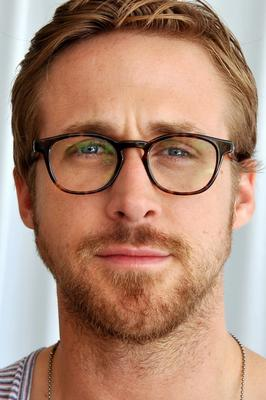
#> input picture python/computational_vision/ryan.jpg, 266 x 400 px
$ python p2_seam_carve.py ryan.jpg   (older library calls are emulated)
#> lines starting #> are read from the running program, lines starting #| are printed output that depends on the picture; after the words box and inside, x2 and y2 are one past the last pixel; in counts of white or black regions, pixels touching at a corner belong together
# -*- coding: utf-8 -*-
"""
Homework 3 problem 2
Mary Montgomery
"""

import cv2
import numpy as np
import sys


'''
check_if_rotated
check's to make sure all images are horizontal
rotates the image if it is vertical instead of horizontal
'''
def check_if_rotated(img):
    row, col, color = img.shape
    rotated = False
    if row > col:
        img = np.rot90(img)
        rotated = True
    return img, rotated

'''
calcEnergy
Computes the sum of the absolute values of the x and y derivatives of the image produced by
the OpenCV function Sobel
'''
def calcEnergy(img):
    gray_img = cv2.cvtColor(img, cv2.COLOR_BGR2GRAY)
    sobelx = cv2.Sobel(np.float32(gray_img), cv2.CV_64F, 1, 0, ksize=3)
    sobely = cv2.Sobel(np.float32(gray_img), cv2.CV_64F, 0, 1, ksize=3)
    energy = np.add(np.abs(sobelx), np.abs(sobely))
    return energy

'''
calcWeight
using the energy matrix created by calcEnergy with the Sobel function,
we assign weights to each index of the image based on this "energy".
We assign columns 0 and N − 1 to be infinity since we do not want to delete the edges.
We go through the matrix like so:
-go through starting with the first row (this is just a row of energies)
-set the 0th and last indicies to be infinity
-get all indicies between the first and last (exclusive)
-go to the row below, for each index you add the min energy from the
 row above (just contained to the touching indecies) (we use a stacking method for comparison)
 say this is the original energy matrix:
 ____________________________________
 |__5_|__8_|_12_|__2_|_22_|__8_|__9_|
 |__3_|_12_|__7_|_21_|_14_|__4_|_10_|
 |_11_|__3_|__9_|_13_|__6_|_32_|_23_|

 using this example, we then add the min touching index to the index below it, like so:
 ____________________________________
 |__5_|__8_|_12_|__2_|_22_|__8_|__9_|
 |__8_|_17_|__9_|_23_|_16_|_12_|_18_|
 the 8 above comes from the index being 3 originally, then taking the min of the indicies touching
 above (5 and 8, so 5 is the min) and adding that min to the index (3+5=8)
 the 17 above comes from the index being 12 originally, then taking the min of the touching indicies (5, 8, 12)
 in the row above and adding the min of those 3 indicies to the index (12+5 = 17)
 etc following this pattern, the following row using these newly added numbers would be:
 |_19_|_11_|_18_|_22_|_18_|_44_|_35_|
 the 19 comes from orginal index 11 adding the min of the touching above indices (8, 17) (11+8=19), etc
'''
def calcWeight(energy):
    weight = np.copy(energy)
    weight[0][0] = np.inf
    weight[0][-1] = np.inf
    for i in range(1, len(energy)):
        #we get the row above the current row since that is what
        #will be added on to the current row
        row = np.copy(weight[i-1,:])
        row[0] = np.inf
        row[-1] = np.inf
        is_min = np.zeros_like(row)
        #we get the staggard indices (left, right, center) so we can stack them for comparison
        #each col of the stacked array will be the comparison between one index and its two neighbors
        left = row[ :-2]
        right = row[ 2: ]
        center = row[ 1:-1 ]
        stack = np.vstack((left, right, center))
        #is_min is the array of the previous row in weight
        is_min[ 1:-1 ] = np.amin(stack, axis=0)
        is_min[0] = np.inf
        is_min[-1] = np.inf
        #the min value of the stack gets added to the index in the row below
        weight[i,:] = np.add(is_min, weight[i,:])
    return weight

'''
findSeam
just finds the seam that will be deleted
-starts at the bottom row of the image
-finds the index of the minimum value
-goes up the rows towards the top of the image,
    checking the indicies of the minimum index and its neighbors
    to find the path up the image of the seam
'''
def findSeam(weight):
    seam = []
    min_index = np.argmin(weight[(len(weight)-1), :])
    seam.append(min_index)
    for i in range(len(weight)-2, -1, -1):
        row = weight[i, :]
        temp_index = np.argmin(row[(min_index-1) : (min_index+2)])
        if temp_index == 0:
            min_index -= 1
        elif temp_index == 2:
            min_index += 1
        seam.append(min_index)
    return seam

'''
plotFirstSeam
plotting the seam on the image so that it shows in red
this is written to the output image file of the proper name
'''
def plotFirstSeam(img, seam, file_name):
    im = np.copy(img)
    for i in range(0,len(seam)):
        im[i][seam[len(seam)-1-i]][0] = 0
        im[i][seam[len(seam)-1-i]][1] = 0
        im[i][seam[len(seam)-1-i]][2] = 255
    output_name = file_name + "_seam.png"
    cv2.imwrite(output_name, im)

'''
deleteSeam
deleting the indicies of the seam from the image
using a mask which creates the image in bools and sets
the seam index to be deleted to be false so when the image
is merged back together only the true indicies will remain,
properly cutting out the seam
'''
def deleteSeam(img, seam):
    rows, cols, color = img.shape
    mask = np.ones_like(img, dtype=bool)
    for i in range(len(img)-1, -1, -1):
        index = seam[(len(seam)-1) - i]
        mask[i][index] = False
    img = img[mask]
    img = np.reshape(img, (rows, cols-1, color))
    return img


'''
output
a proper format of the output needed using all information found
through the other functions
'''
def output(row, col, seam, total_energy, seam_num, rotate):
    print("\nPoints on seam %d:" %seam_num)
    if rotate:
        print("horizontal")
        print("%d, %d" %(seam[0], 0))
        print("%d, %d" %(seam[len(seam)//2], cols//2))
        print("%d, %d" %(seam[-1], cols-1))
        print("Energy of seam %d: %.2f" %(seam_num, total_energy/cols))
    else:
        print("vertical")
        print("%d, %d" %(0, seam[-1]))
        print("%d, %d" %(row//2, seam[len(seam)//2]))
        print("%d, %d" %(row-1, seam[0]))
        print("Energy of seam %d: %.2f" %(seam_num, total_energy/row))


#main method
if __name__ == "__main__":
    #read in the file
    file = sys.argv[1]
    #save the file name (without the .png)
    file_name = file[:-4]
    #read in the file to load the image
    img = cv2.imread(file)
#> img is the input picture: shape (400, 266, 3); mean B, G, R 117.6, 137.6, 175
    #check if you need to rotate the image
    img, rotate = check_if_rotated(img)
#> rotate = True
    #get the shape of the image
    row, cols, color = img.shape
#> row = 266; cols = 400; color = 3
    #get first seam info
    #feed image into energy
    first_energy = calcEnergy(img)
    #feed energy into weight matrix
    first_weight = calcWeight(first_energy)
#> in calcWeight, `weight[0][0] = np.inf`: weight: shape (266, 400) float64; 0% of the values are NaN or infinite; the others: min 0, max 1142, mean 75.36
#> after the loop in calcWeight, `for i in range(1, len(energy)):`:
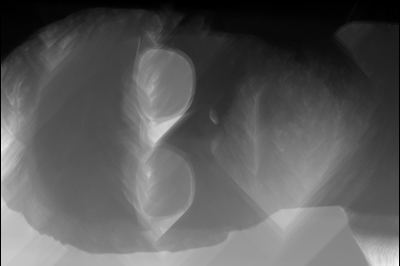
#> weight: shape (266, 400) float64; 0.5% of the values are NaN or infinite; the others: min 0, max 10216, mean 3655.5; drawn with min black, max white, NaN and infinite black
    #feed weight into finding the seam
    first_seam = findSeam(first_weight)
#> in findSeam, `min_index = np.argmin(weight[(len(weight)-1), :])`: min_index = 329
#> the loop in findSeam, `for i in range(len(weight)-2, -1, -1):` made 265 passes
#> (i, temp_index, min_index) on passes 1 to 12: (264, 2, 330), (263, 2, 331), (262, 2, 332), (261, 2, 333), (260, 2, 334), (259, 2, 335), (258, 2, 336), (257, 2, 337), (256, 2, 338), (255, 2, 339), (254, 2, 340), (253, 2, 341)
#> (temp_index, min_index) on passes 61 to 66: (0, 368), (2, 369), (2, 370), (2, 371), (2, 372), (2, 373)
#> after the loop in findSeam, `for i in range(len(weight)-2, -1, -1):`: min_index = 385; seam = 266 values, max 398 at index 133, min 329 at index 0, mean 380.9
#> first_seam has the same summary as seam in findSeam
    #plot the first seam
    plotFirstSeam(img, first_seam, file_name)
#> after the loop in plotFirstSeam, `for i in range(0,len(seam)):`:
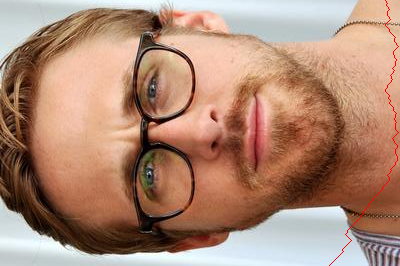
#> im: shape (266, 400, 3); mean of channels 0, 1, 2 117.2, 137.2, 175.1; drawn as B, G, R
    #find the total energy for the first seam (to be used for average energy of the seam)
    first_seam_total_energy = first_weight[len(first_weight)-1][first_seam[0]]
#> first_seam_total_energy = 5476
    img = deleteSeam(img, first_seam)
#> the loop in deleteSeam, `for i in range(len(img)-1, -1, -1):` made 266 passes
#> (i, index) on passes 1 to 3: (265, 329), (264, 330), (263, 331)
#> after the loop in deleteSeam, `for i in range(len(img)-1, -1, -1):`:
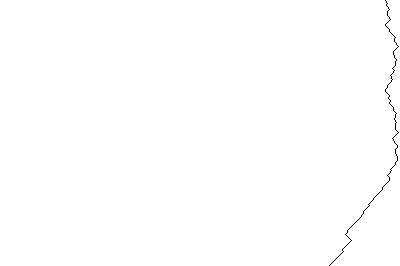
#> mask: shape (266, 400, 3) bool; 99.8% white; black in thin lines or dots, all inside (x1, y1, x2, y2) = (329, 0, 399, 266)
    #get the second seam info
    #feed image into energy
    second_energy = calcEnergy(img)
    #feed energy into weight matrix
    second_weight = calcWeight(second_energy)
#> in calcWeight (call 2), `weight[0][0] = np.inf`:
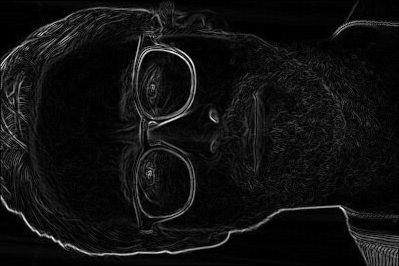
#> weight: shape (266, 399) float64; 0% of the values are NaN or infinite; the others: min 0, max 1142, mean 75.48; drawn with min black, max white, NaN and infinite black
#> in calcWeight (call 2), `weight[0][-1] = np.inf`: weight: shape (266, 399) float64; under 0.01% of pixels changed, all inside (x1, y1, x2, y2) = (398, 0, 399, 1)
    #feed weight into finding the seam
    second_seam = findSeam(second_weight)
#> the loop in findSeam (call 2), `for i in range(len(weight)-2, -1, -1):` made 265 passes
#> (i, temp_index, min_index) on passes 3, 4, 5, 6, 12, 13, 14, 15, 16, 17, 18, 19: (262, 0, 328), (261, 0, 327), (260, 2, 328), (259, 2, 329), (253, 0, 328), (252, 2, 329), (251, 2, 330), (250, 2, 331), (249, 2, 332), (248, 2, 333), (247, 2, 334), (246, 2, 335)
#> (temp_index, min_index) on passes 61 to 66: (2, 367), (2, 368), (2, 369), (2, 370), (2, 371), (2, 372)
#> second_seam = 266 values, max 397 at index 132, min 327 at index 4, mean 379.4
    #find the total energy for the second seam (to be used for average energy of the seam)
    second_seam_total_energy = second_weight[len(second_weight)-1][second_seam[0]]
#> second_seam_total_energy = 5638
    img = deleteSeam(img, second_seam)
#> the loop in deleteSeam (call 2), `for i in range(len(img)-1, -1, -1):` made 266 passes
#> (i, index) on passes 1 to 3: (265, 329), (264, 329), (263, 329)
#> after the loop in deleteSeam (call 2), `for i in range(len(img)-1, -1, -1):`: mask: shape (266, 399, 3) bool; 99.7% white; black in thin lines or dots, all inside (x1, y1, x2, y2) = (327, 0, 398, 266)
    #count the seams for the output
    seam_count = 1
    #take slice, calculate weight, find the seam, delete the seam, repeat
    #do this until the image is square
    #this will always be rows < cols because the image is horizontal no matter what
    #so the cols are always what is declining
    while row < cols:
        energy = calcEnergy(img)
        weight = calcWeight(energy)
        seam = findSeam(weight)
        img = deleteSeam(img, seam)
        row, cols, color = img.shape
        seam_count += 1
#> this loop made 132 passes
#> pass 1, in calcEnergy (call 3), `sobelx = cv2.Sobel(np.float32(gray_img), cv2.CV_64F, 1, 0, ksize=3)`:
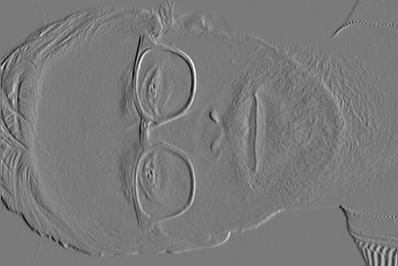
#> sobelx: shape (266, 398) float64; min -683, max 740, mean 0; drawn with min black and max white
#> after the loop:
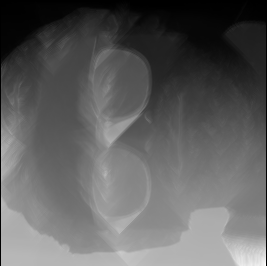
#> weight: shape (266, 267) float64; 0.75% of the values are NaN or infinite; the others: min 0, max 13414, mean 5086.8; drawn with min black, max white, NaN and infinite black
    #next two lines needed for the output
    last_seam = seam
    last_seam_total_energy = weight[len(weight)-1][seam[0]]
    #output is below, seam num is for labeling the seam in the output
    seam_num = 0
    output(row, cols, first_seam, first_seam_total_energy, seam_num, rotate)
#| 329, 0
#| 398, 133
#| 385, 265
#| Energy of seam 0: 20.59
    seam_num = 1
    output(row, cols, second_seam, second_seam_total_energy, seam_num, rotate)
#| 329, 0
#| 397, 133
#| 389, 265
#| Energy of seam 1: 21.20
    seam_num = seam_count
    output(row, cols, last_seam, last_seam_total_energy, seam_num, rotate)
#| Points on seam 133:
#| 229, 0
#| 203, 133
#| 215, 265
#| Energy of seam 133: 35.53
    #if rotated at the beginning, rotate it back
    if rotate:
        img = np.rot90(img, k=3)
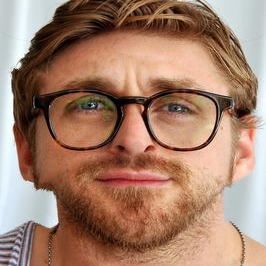
#> img: shape (266, 266, 3); mean of channels 0, 1, 2 108.3, 128.1, 164.7; drawn as B, G, R
    #create the output file name
    output_name = file_name + "_final.png"
    #write the final image to the output file
    cv2.imwrite(output_name, img)

$ run again, on python/computational_vision/ryan_seam.png
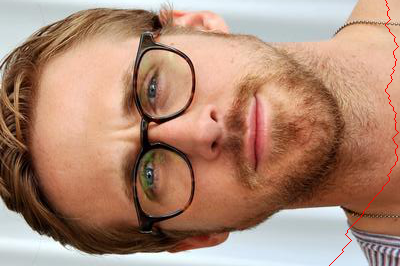
#> input picture python/computational_vision/ryan_seam.png, 400 x 266 px
#> img is the input picture: shape (266, 400, 3); mean B, G, R 117.2, 137.2, 175.1
#> rotate = False
#> in findSeam, `min_index = np.argmin(weight[(len(weight)-1), :])`: min_index = 332
#> the loop in findSeam, `for i in range(len(weight)-2, -1, -1):` made 265 passes
#> (i, temp_index, min_index) on passes 1 to 8: (264, 2, 333), (263, 2, 334), (262, 2, 335), (261, 2, 336), (260, 2, 337), (259, 2, 338), (258, 2, 339), (257, 2, 340)
#> after the loop in findSeam, `for i in range(len(weight)-2, -1, -1):`: min_index = 321; seam = 266 values, max 383 at index 108, min 318 at index 243, mean 359.1
#> first_seam has the same summary as seam in findSeam
#> first_seam_total_energy = 5838
#> the loop in deleteSeam, `for i in range(len(img)-1, -1, -1):` made 266 passes
#> (i, index) on passes 1 to 3: (265, 332), (264, 333), (263, 334)
#> after the loop in deleteSeam, `for i in range(len(img)-1, -1, -1):`:
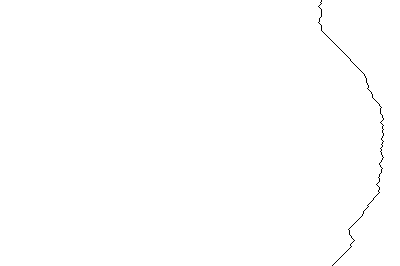
#> mask: shape (266, 400, 3) bool; 99.8% white; black in thin lines or dots, all inside (x1, y1, x2, y2) = (318, 0, 384, 266)
#> gray_img: shape (266, 399)
#> sobelx: shape (266, 399) float64
#> sobely: shape (266, 399) float64
#> the loop in findSeam (call 2), `for i in range(len(weight)-2, -1, -1):` made 265 passes
#> (i, temp_index, min_index) on passes 1, 2, 3, 4, 5, 6, 12, 13: (264, 2, 324), (263, 2, 325), (262, 2, 326), (261, 2, 327), (260, 2, 328), (259, 2, 329), (253, 0, 328), (252, 2, 329)
#> second_seam = 266 values, max 389 at index 114, min 318 at index 243, mean 358.5
#> second_seam_total_energy = 5976
#> the loop in deleteSeam (call 2), `for i in range(len(img)-1, -1, -1):` made 266 passes
#> (i, index) on passes 1 to 3: (265, 323), (264, 324), (263, 325)
#> the loop `while row < cols:` made 132 passes
#> after the loop `while row < cols:`:
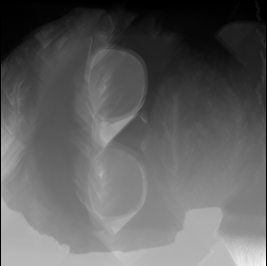
#> weight: shape (266, 267) float64; 0.75% of the values are NaN or infinite; the others: min 0, max 13578, mean 5148.6; drawn with min black, max white, NaN and infinite black
#| 0, 321
#| 133, 382
#| 265, 332
#| Energy of seam 0: 21.95
#| 0, 328
#| 133, 381
#| 265, 323
#| Energy of seam 1: 22.47
#| Points on seam 133:
#| 0, 207
#| 133, 152
#| 265, 188
#| Energy of seam 133: 35.98
